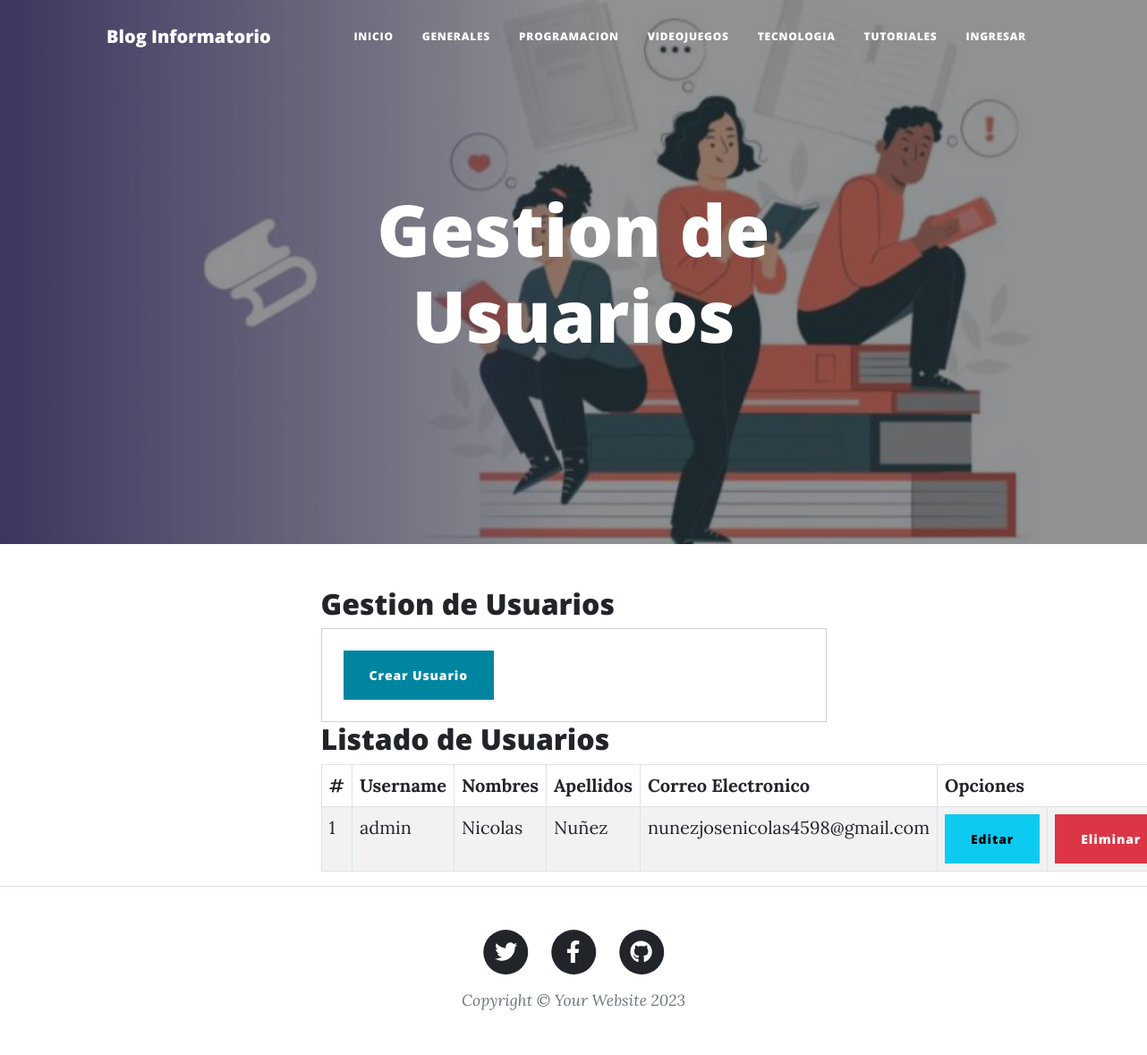
Before: /Usuarios/ with the older database file.
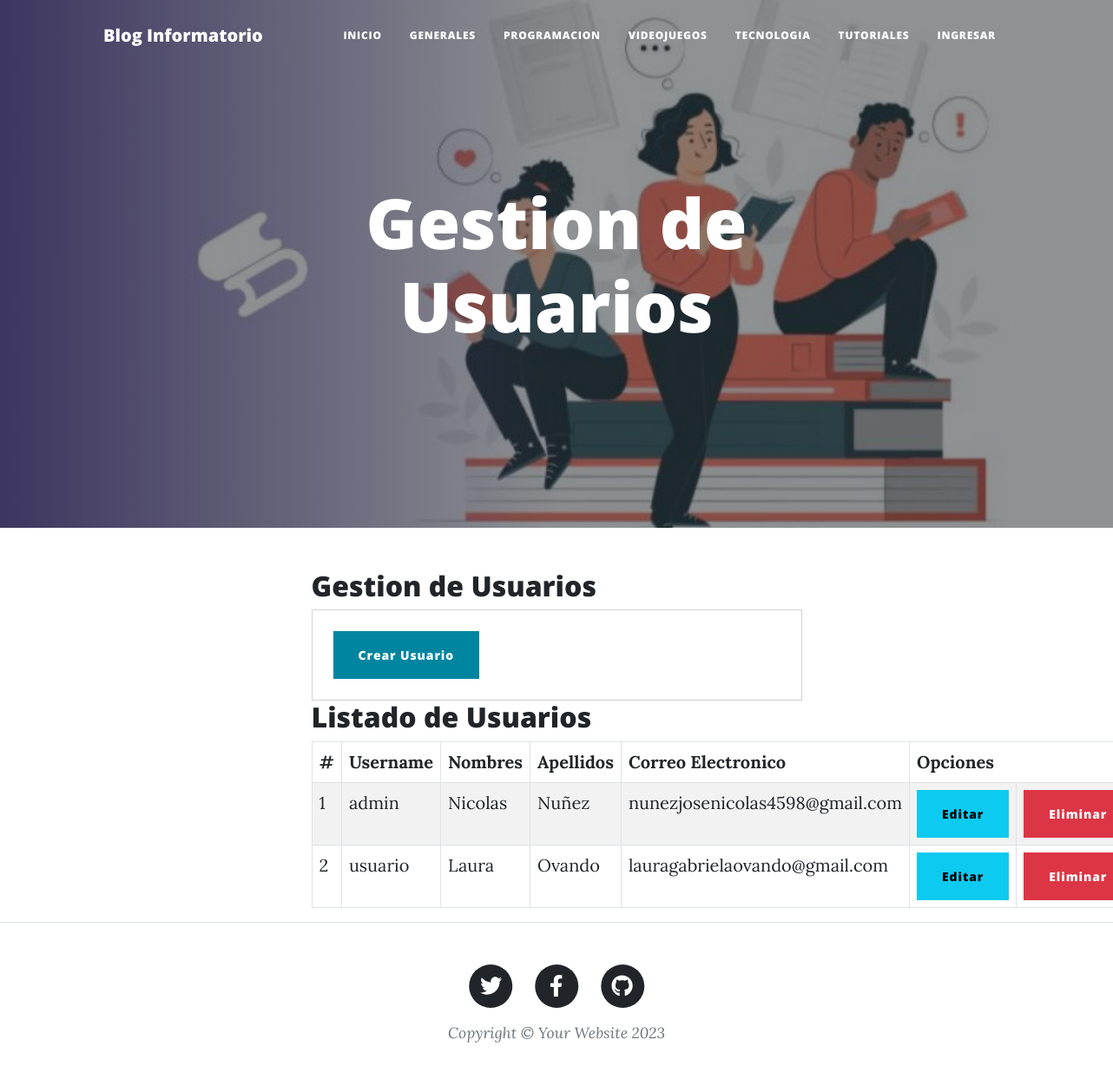
After: the same page with the newer database file.
### GestionDeBlog/models.py (models this page shows, shortened)
class Usuario(AbstractUser):
    REQUIRED_FIELDS = ['first_name', 'last_name', 'email']

### GestionDeBlog/views.py (the view)
# urls.py: path('Usuarios/', views.usuarios, name="usuarios"),
def usuarios(request):
    usuarioslistados = Usuario.objects.all()
    return render(request, 'usuarios.html', {"usuarioslistados" : usuarioslistados})

### GestionDeBlog/templates/usuarios.html (shortened to what this page needs)
{% extends 'index.html' %}
{% load static %}
{% load crispy_forms_tags %}
{% block imagen %} {% static 'assets/img/usuarios.jpg' %} {% endblock imagen %}
{% block titulo_principal %}
    <h1>Gestion de Usuarios</h1>
{% endblock titulo_principal %}
{% block contenido %}
    <div class="container">
        <div class="register">
            <h2 class="title"> Gestion de Usuarios</h2>
            <div class="card">
                <div class="card-body">
                    <div class="card-button p-2">
                        <a class="btn btn-primary" href={% url 'registrarusuario' %} role="button">Crear Usuario</a>
                    </div>
                </div>
            </div>
        </div>
        <div class="list">
            <h2> Listado de Usuarios </h2>
            <div class="list-content">
                <table class="table table-striped table-bordered">
                    <thead class="thead-dark">
                        <tr>
                            <th> # </th>
                            <th> Username </th>
                            <th> Nombres </th>
                            <th> Apellidos </th>
                            <th> Correo Electronico </th>
                            <th colspan="2"> Opciones </th>
                        </tr>
                    </thead>
                    <tbody>
                        {% for u in usuarioslistados %}
                            <tr class="tr-tbody">
                                <td> {{forloop.counter}} </td>
                                <td> {{u.username}} </td>
                                <td> {{u.first_name}} </td>
                                <td> {{u.last_name}} </td>
                                <td> {{u.email}} </td>
                                <td><a href="edicionusuario/{{ u.username }}"> <button class="btn btn-info"> Editar </button> </a></td>
                                <td><a href="eliminarusuario/{{ u.username }}"> <button class="btn btn-danger btnEliminar"> Eliminar </button> </a></td>
                            </tr>
                        {% endfor %}
                    </tbody>
                </table>
            </div>
        </div>
    </div>
{% endblock contenido %}

Changed rows visible on the page:
added Usuario: username "usuario", first_name "Laura", last_name "Ovando", email "lauragabrielaovando@gmail.com"
